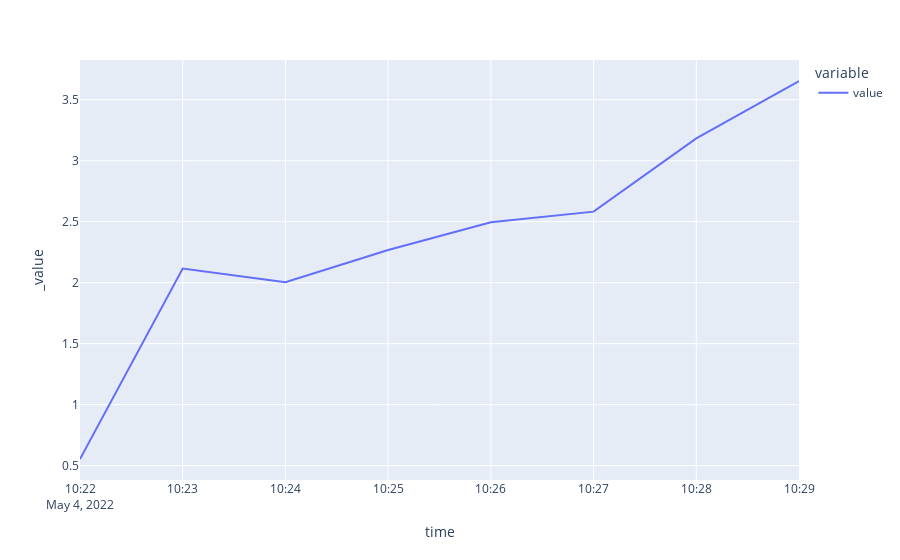

This figure's notebook cell:
### Code cell
filtered.plot(y=['value'])

### Figure 1 — Plotly figure (JSON) as saved in the notebook; plotly's stock layout.template omitted (floating-point values rounded to 4 significant figures)
{"data": [{"hovertemplate": "variable=value<br>time=%{x}<br>_value=%{y}<extra></extra>", "legendgroup": "value", "line": {"color": "#636efa", "dash": "solid"}, "marker": {"symbol": "circle"}, "mode": "lines", "name": "value", "orientation": "v", "showlegend": true, "type": "scatter", "x": ["2022-05-04T10:22:00+00:00", "2022-05-04T10:23:00+00:00", "2022-05-04T10:24:00+00:00", "2022-05-04T10:25:00+00:00", "2022-05-04T10:26:00+00:00", "2022-05-04T10:27:00+00:00", "2022-05-04T10:28:00+00:00", "2022-05-04T10:29:00+00:00"], "xaxis": "x", "y": [0.5537, 2.115, 2.004, 2.268, 2.495, 2.583, 3.184, 3.654], "yaxis": "y"}], "layout": {"autosize": true, "legend": {"title": {"text": "variable"}, "tracegroupgap": 0}, "margin": {"t": 60}, "xaxis": {"anchor": "y", "autorange": true, "domain": [0, 1], "range": ["2022-05-04 10:22", "2022-05-04 10:29"], "title": {"text": "time"}, "type": "date"}, "yaxis": {"anchor": "x", "autorange": true, "domain": [0, 1], "range": [0.3815, 3.827], "title": {"text": "_value"}, "type": "linear"}}}
